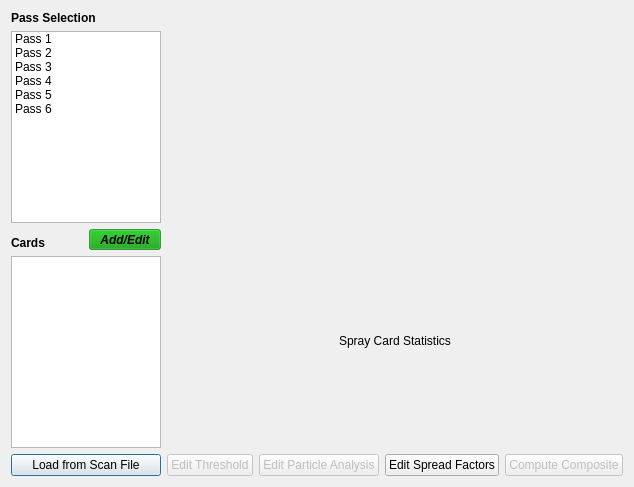
      <widget class="QWidget" name="tab5">
       <attribute name="title">
        <string>Spray Cards</string>
       </attribute>
       <layout class="QHBoxLayout" name="horizontalLayout_42">
        <item>
         <layout class="QVBoxLayout" name="verticalLayout_13">
          <item>
           <layout class="QHBoxLayout" name="horizontalLayout_41">
            <item>
             <widget class="QLabel" name="label">
              <property name="maximumSize">
               <size>
                <width>150</width>
                <height>16777215</height>
               </size>
              </property>
              <property name="font">
               <font>
                <weight>75</weight>
                <bold>true</bold>
               </font>
              </property>
              <property name="text">
               <string>Pass Selection</string>
              </property>
             </widget>
            </item>
           </layout>
          </item>
          <item>
           <widget class="QListWidget" name="listWidgetSprayCardPass">
            <property name="sizePolicy">
             <sizepolicy hsizetype="Preferred" vsizetype="Expanding">
              <horstretch>0</horstretch>
              <verstretch>0</verstretch>
             </sizepolicy>
            </property>
            <property name="maximumSize">
             <size>
              <width>150</width>
              <height>16777215</height>
             </size>
            </property>
            <item>
             <property name="text">
              <string>Pass 1</string>
             </property>
             <property name="checkState">
              <enum>Unchecked</enum>
             </property>
             <property name="flags">
              <set>ItemIsSelectable|ItemIsDragEnabled|ItemIsEnabled</set>
             </property>
            </item>
            <item>
             <property name="text">
              <string>Pass 2</string>
             </property>
             <property name="checkState">
              <enum>Unchecked</enum>
             </property>
             <property name="flags">
              <set>ItemIsSelectable|ItemIsDragEnabled|ItemIsEnabled</set>
             </property>
            </item>
            <item>
             <property name="text">
              <string>Pass 3</string>
             </property>
             <property name="checkState">
              <enum>Unchecked</enum>
             </property>
             <property name="flags">
              <set>ItemIsSelectable|ItemIsDragEnabled|ItemIsEnabled</set>
             </property>
            </item>
            <item>
             <property name="text">
              <string>Pass 4</string>
             </property>
             <property name="checkState">
              <enum>Unchecked</enum>
             </property>
             <property name="flags">
              <set>ItemIsSelectable|ItemIsDragEnabled|ItemIsEnabled</set>
             </property>
            </item>
            <item>
             <property name="text">
              <string>Pass 5</string>
             </property>
             <property name="checkState">
              <enum>Unchecked</enum>
             </property>
             <property name="flags">
              <set>ItemIsSelectable|ItemIsDragEnabled|ItemIsEnabled</set>
             </property>
            </item>
            <item>
             <property name="text">
              <string>Pass 6</string>
             </property>
             <property name="checkState">
              <enum>Unchecked</enum>
             </property>
             <property name="flags">
              <set>ItemIsSelectable|ItemIsDragEnabled|ItemIsEnabled</set>
             </property>
            </item>
           </widget>
          </item>
          <item>
           <layout class="QHBoxLayout" name="horizontalLayout_39">
            <item>
             <widget class="QLabel" name="label_2">
              <property name="sizePolicy">
               <sizepolicy hsizetype="Minimum" vsizetype="Preferred">
                <horstretch>0</horstretch>
                <verstretch>0</verstretch>
               </sizepolicy>
              </property>
              <property name="maximumSize">
               <size>
                <width>150</width>
                <height>16777215</height>
               </size>
              </property>
              <property name="font">
               <font>
                <weight>75</weight>
                <bold>true</bold>
               </font>
              </property>
              <property name="text">
               <string>Cards</string>
              </property>
              <property name="alignment">
               <set>Qt::AlignBottom|Qt::AlignLeading|Qt::AlignLeft</set>
              </property>
             </widget>
            </item>
            <item>
             <widget class="QToolButton" name="buttonEditCards">
              <property name="sizePolicy">
               <sizepolicy hsizetype="Minimum" vsizetype="Fixed">
                <horstretch>0</horstretch>
                <verstretch>0</verstretch>
               </sizepolicy>
              </property>
              <property name="font">
               <font>
                <weight>75</weight>
                <italic>true</italic>
                <bold>true</bold>
               </font>
              </property>
              <property name="toolTip">
               <string extracomment="Edit This"/>
              </property>
              <property name="toolTipDuration">
               <number>-1</number>
              </property>
              <property name="layoutDirection">
               <enum>Qt::LeftToRight</enum>
              </property>
              <property name="styleSheet">
               <string notr="true">background-color: rgba(0, 152, 0, 153)</string>
              </property>
              <property name="text">
               <string>Add/Edit</string>
              </property>
              <property name="icon">
               <iconset>
                <normalon>resources/edit-alt-512.webp</normalon>
               </iconset>
              </property>
              <property name="popupMode">
               <enum>QToolButton::DelayedPopup</enum>
              </property>
              <property name="toolButtonStyle">
               <enum>Qt::ToolButtonTextBesideIcon</enum>
              </property>
              <property name="autoRaise">
               <bool>false</bool>
              </property>
              <property name="arrowType">
               <enum>Qt::NoArrow</enum>
              </property>
             </widget>
            </item>
           </layout>
          </item>
          <item>
           <widget class="QListWidget" name="listWidgetSprayCard">
            <property name="sizePolicy">
             <sizepolicy hsizetype="Preferred" vsizetype="Expanding">
              <horstretch>0</horstretch>
              <verstretch>0</verstretch>
             </sizepolicy>
            </property>
            <property name="maximumSize">
             <size>
              <width>150</width>
              <height>16777215</height>
             </size>
            </property>
            <property name="dragDropMode">
             <enum>QAbstractItemView::DragOnly</enum>
            </property>
            <property name="defaultDropAction">
             <enum>Qt::IgnoreAction</enum>
            </property>
            <property name="alternatingRowColors">
             <bool>true</bool>
            </property>
            <property name="movement">
             <enum>QListView::Snap</enum>
            </property>
           </widget>
          </item>
          <item>
           <widget class="QPushButton" name="buttonLoadCards">
            <property name="sizePolicy">
             <sizepolicy hsizetype="Minimum" vsizetype="Fixed">
              <horstretch>0</horstretch>
              <verstretch>0</verstretch>
             </sizepolicy>
            </property>
            <property name="maximumSize">
             <size>
              <width>200</width>
              <height>16777215</height>
             </size>
            </property>
            <property name="text">
             <string>Load from Scan File</string>
            </property>
            <property name="default">
             <bool>true</bool>
            </property>
           </widget>
          </item>
         </layout>
        </item>
        <item>
         <layout class="QVBoxLayout" name="verticalLayout_16">
          <item>
           <widget class="SplitCardWidget" name="splitCardWidget" native="true"/>
          </item>
          <item>
           <widget class="QLabel" name="labelSprayCardStats">
            <property name="text">
             <string>Spray Card Statistics</string>
            </property>
            <property name="alignment">
             <set>Qt::AlignCenter</set>
            </property>
           </widget>
          </item>
          <item>
           <layout class="QHBoxLayout" name="horizontalLayout_37">
            <item>
             <widget class="QPushButton" name="buttonEditThreshold">
              <property name="enabled">
               <bool>false</bool>
              </property>
              <property name="text">
               <string>Edit Threshold</string>
              </property>
             </widget>
            </item>
            <item>
             <widget class="QPushButton" name="pushButton_3">
              <property name="enabled">
               <bool>false</bool>
              </property>
              <property name="text">
               <string>Edit Particle Analysis</string>
              </property>
             </widget>
            </item>
            <item>
             <widget class="QPushButton" name="buttonEditSpreadFactors">
              <property name="text">
               <string>Edit Spread Factors</string>
              </property>
             </widget>
            </item>
            <item>
             <widget class="QPushButton" name="pushButton_4">
              <property name="enabled">
               <bool>false</bool>
              </property>
              <property name="text">
               <string>Compute Composite</string>
              </property>
             </widget>
            </item>
           </layout>
          </item>
         </layout>
        </item>
       </layout>
      </widget>
